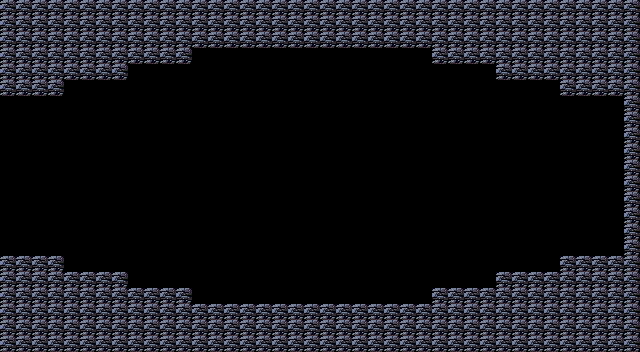

Below is a game level as drawn by its tile map, then a one-line description and the .tmx file that defines it, in full:
An orthogonal 40x22 tile map with 16x16 px tiles, 1 tile layer (Collision) and 1 object (Save).

<map version="1.10" tiledversion="1.10.2" orientation="orthogonal" renderorder="right-down" width="40" height="22" tilewidth="16" tileheight="16" infinite="0" nextlayerid="3" nextobjectid="2">
 <tileset firstgid="1" source="../tileset/tileset.tsx" />
 <layer id="1" name="Collision" width="40" height="22">
  <data encoding="csv">
1,1,1,1,1,1,1,1,1,1,1,1,1,1,1,1,1,1,1,1,1,1,1,1,1,1,1,1,1,1,1,1,1,1,1,1,1,1,1,1,
1,1,1,1,1,1,1,1,1,1,1,1,1,1,1,1,1,1,1,1,1,1,1,1,1,1,1,1,1,1,1,1,1,1,1,1,1,1,1,1,
1,1,1,1,1,1,1,1,1,1,1,1,1,1,1,1,1,1,1,1,1,1,1,1,1,1,1,1,1,1,1,1,1,1,1,1,1,1,1,1,
1,1,1,1,1,1,1,1,1,1,1,1,0,0,0,0,0,0,0,0,0,0,0,0,0,0,0,1,1,1,1,1,1,1,1,1,1,1,1,1,
1,1,1,1,1,1,1,1,0,0,0,0,0,0,0,0,0,0,0,0,0,0,0,0,0,0,0,0,0,0,0,1,1,1,1,1,1,1,1,1,
1,1,1,1,0,0,0,0,0,0,0,0,0,0,0,0,0,0,0,0,0,0,0,0,0,0,0,0,0,0,0,0,0,0,0,1,1,1,1,1,
0,0,0,0,0,0,0,0,0,0,0,0,0,0,0,0,0,0,0,0,0,0,0,0,0,0,0,0,0,0,0,0,0,0,0,0,0,0,0,1,
0,0,0,0,0,0,0,0,0,0,0,0,0,0,0,0,0,0,0,0,0,0,0,0,0,0,0,0,0,0,0,0,0,0,0,0,0,0,0,1,
0,0,0,0,0,0,0,0,0,0,0,0,0,0,0,0,0,0,0,0,0,0,0,0,0,0,0,0,0,0,0,0,0,0,0,0,0,0,0,1,
0,0,0,0,0,0,0,0,0,0,0,0,0,0,0,0,0,0,0,0,0,0,0,0,0,0,0,0,0,0,0,0,0,0,0,0,0,0,0,1,
0,0,0,0,0,0,0,0,0,0,0,0,0,0,0,0,0,0,0,0,0,0,0,0,0,0,0,0,0,0,0,0,0,0,0,0,0,0,0,1,
0,0,0,0,0,0,0,0,0,0,0,0,0,0,0,0,0,0,0,0,0,0,0,0,0,0,0,0,0,0,0,0,0,0,0,0,0,0,0,1,
0,0,0,0,0,0,0,0,0,0,0,0,0,0,0,0,0,0,0,0,0,0,0,0,0,0,0,0,0,0,0,0,0,0,0,0,0,0,0,1,
0,0,0,0,0,0,0,0,0,0,0,0,0,0,0,0,0,0,0,0,0,0,0,0,0,0,0,0,0,0,0,0,0,0,0,0,0,0,0,1,
0,0,0,0,0,0,0,0,0,0,0,0,0,0,0,0,0,0,0,0,0,0,0,0,0,0,0,0,0,0,0,0,0,0,0,0,0,0,0,1,
0,0,0,0,0,0,0,0,0,0,0,0,0,0,0,0,0,0,0,0,0,0,0,0,0,0,0,0,0,0,0,0,0,0,0,0,0,0,0,1,
1,1,1,1,0,0,0,0,0,0,0,0,0,0,0,0,0,0,0,0,0,0,0,0,0,0,0,0,0,0,0,0,0,0,0,1,1,1,1,1,
1,1,1,1,1,1,1,1,0,0,0,0,0,0,0,0,0,0,0,0,0,0,0,0,0,0,0,0,0,0,0,1,1,1,1,1,1,1,1,1,
1,1,1,1,1,1,1,1,1,1,1,1,0,0,0,0,0,0,0,0,0,0,0,0,0,0,0,1,1,1,1,1,1,1,1,1,1,1,1,1,
1,1,1,1,1,1,1,1,1,1,1,1,1,1,1,1,1,1,1,1,1,1,1,1,1,1,1,1,1,1,1,1,1,1,1,1,1,1,1,1,
1,1,1,1,1,1,1,1,1,1,1,1,1,1,1,1,1,1,1,1,1,1,1,1,1,1,1,1,1,1,1,1,1,1,1,1,1,1,1,1,
1,1,1,1,1,1,1,1,1,1,1,1,1,1,1,1,1,1,1,1,1,1,1,1,1,1,1,1,1,1,1,1,1,1,1,1,1,1,1,1
</data>
 </layer>
 <objectgroup id="2" name="Save">
  <object id="1" name="Ruined Save" type="Save" x="272" y="224" width="80" height="80" />
 </objectgroup>
</map>
